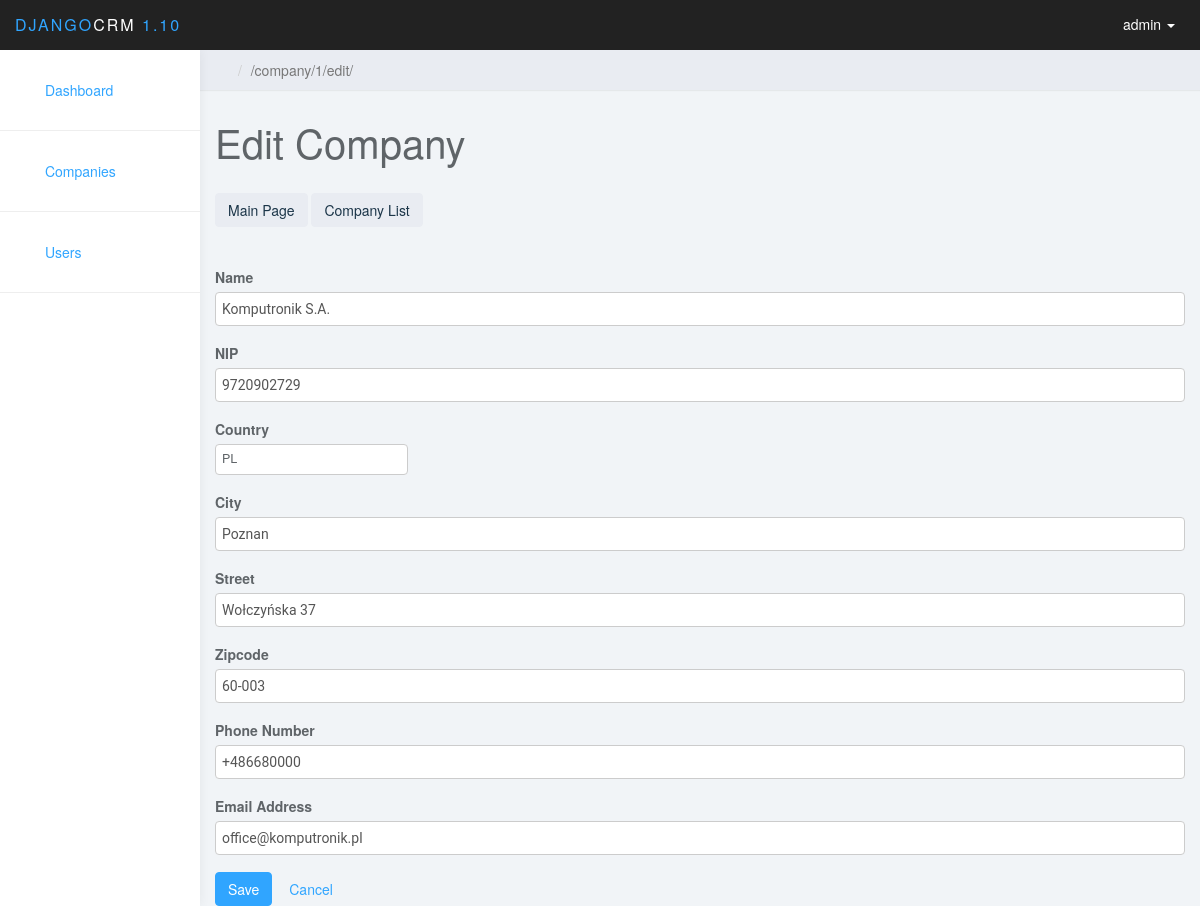
Screenshot of /company/1/edit/ (signed in) with the database file from the repository.
### company/models.py (models this page shows, shortened)
class Company(models.Model):
    name = models.CharField(max_length=100, verbose_name=_("Name"), blank=True, null=True)
    nip = models.CharField(max_length=10, verbose_name = _("NIP") , blank=True, null=True)
    country = CountryField(blank_label='(select country)')
    city = models.CharField(max_length=100, verbose_name=_("City"), blank=True, null=True)
    street = models.CharField(max_length=200, verbose_name=_("Street"), blank=True, null=True)
    zipcode = models.CharField(max_length=6, verbose_name=_("Zipcode"), blank=True, null=True)
    phone = models.CharField(max_length=20, verbose_name = _("Phone Number") , blank=True, null=True)
    email = models.EmailField(max_length=200, verbose_name = _("Email Address"), blank=True, null=True)

### company/views/company.py (the view)
# urls.py: url( r'^company/(?P<pk>[0-9]+)/edit/$', company_views.company_edit, name='company_edit'),
@permission_required('user.is_superuser', login_url='login')
def company_edit(request, pk):
    company = get_object_or_404(Company, pk=pk)
    if request.method == "POST":
        form = CompanyForm(request.POST, instance=company)
        if form.is_valid():
            company = form.save(commit=False)
            company.save()
            return redirect('company_details', pk=company.pk)
    else:
        form = CompanyForm(instance=company)
    return render(request, 'company/company_edit.html', {'form': form})

### company/forms.py (shortened to what this page needs)
class CompanyForm(forms.ModelForm):
    country = LazyTypedChoiceField(choices=countries)
    class Meta:
        model = Company
        fields = ('name', 'nip', 'country', 'city', 'street', 'zipcode', 'phone', 'email' )
        widgets = {'country': CountrySelectWidget()}
    def __init__(self, *args, **kwargs):
        super(CompanyForm, self).__init__(*args, **kwargs)

### company/templates/company/company_edit.html (shortened to what this page needs)
{% extends 'company/base.html' %}
{% block content %}
    <div class="row">
        <div class="col-lg-12">
            <h1 class="page-header">Edit Company</h1>
        </div>
    </div>
    <a href="{% url 'home' %}"><span class="btn btn-default">Main Page</span></a>
    {% if user.is_superuser %}
<a class="btn btn-default" href="{% url 'company_list' %}">Company List</a>
    {% endif %}
    <br><br>
<div class="form-edit">
    <form method="POST" class="company-form">
        {% for field in form %}
        <fieldset class="form-group">
            <label class="control-label" for="id_{{ field.name }}">{{ field.label }}</label>
            {% if field.label == 'Country' %}<br>
                {{ field }}
            {% else %}
                <input type="text" class="form-control" name="{{ field.name }}" id="id_{{ field.name }}" value="{{ field.value }}">
            {% endif %}
        </fieldset>
        {% endfor %}
        <button type="submit" class="save btn btn-primary">Save</button>
        <a class="btn btn-inverse" href="{% url 'company_list' %}">Cancel</a>
    </form>
</div>
{% endblock %}

### company/templates/company/base.html (shortened to what this page needs)
{% load staticfiles %}
<!DOCTYPE html>
<html>
<head>
     <link rel="stylesheet" href="{% static 'css/bootstrap.min.css' %}">
    <link rel="stylesheet" href="{% static 'css/bootstrap-table.css' %}">
    <link rel="stylesheet" href="{% static 'css/styles.css' %}">
    <link rel="stylesheet" href="{% static 'css/base.css' %}">
</head>
<body>
	<nav class="navbar navbar-inverse navbar-fixed-top" role="navigation">
		<div class="container-fluid">
			<div class="navbar-header">
				<a class="navbar-brand" href="{% url 'home' %}"><span>DJANGO</span>CRM<span> 1.10</span></a>
				<ul class="user-menu">
					<li class="dropdown pull-right">
						<a href="#" class="dropdown-toggle" data-toggle="dropdown"><svg class="glyph stroked male-user"><use href="#stroked-male-user"></use></svg> {{ request.user.username}} <span class="caret"></span></a>
					</li>
				</ul>
			</div>
		</div>
	</nav>
	<div id="sidebar-collapse" class="col-sm-3 col-lg-2 sidebar">
    <br>
		<ul class="nav menu">
			<li><a href="{% url 'home' %}"><svg class="glyph stroked dashboard-dial"><use href="#stroked-dashboard-dial"></use></svg> Dashboard</a></li>
            <li role="presentation" class="divider"></li>
            <li class="parent ">
				<a href="{% url 'company_list' %}">
					<span data-toggle="collapse" href="#sub-item-1"><svg class="glyph signia city"><use href="#signia-city"></use></svg></span> Companies
				</a>
			</li>
            <li role="presentation" class="divider"></li>
   {% if user.is_superuser %}
            <li class="parent ">
            <a href="{% url 'user_list' %}">
            <span data-toggle="collapse" href="#sub-item-2"><svg class="glyph offset user-male-group"><use href="#offset-user-male-group"></use></svg></span> Users
            </a>
            </li>
            <li role="presentation" class="divider"></li>
        </ul>
   {% endif %}
	</div>
	<div class="col-sm-9 col-sm-offset-3 col-lg-10 col-lg-offset-2 main">
		<div class="row">
			<ol class="breadcrumb">
				<li><a href="{% url 'home' %}"><svg class="glyph stroked home"><use href="#stroked-home"></use></svg></a></li>
				<li class="active">{{ request.path }}</li>
			</ol>
		</div>
        {% block content %}
        {% endblock %}
	</div>
</body>
</html>

### static/css/styles.css (style rules this page uses)
body { background: #f1f4f7; padding-top: 50px; color: #5f6468; }
a, a:hover, a:focus { color: #30a5ff; }
h1, h2, h3, h4, h5, h6 { color: #5f6468; }
h1 { font-weight: 300; font-size: 40px; }
.form-control { border: 1px solid #eee; box-shadow: none; }
.navbar-header .navbar-brand { color: #fff; font-size: 16px; text-transform: uppercase; font-weight: 500; letter-spacing: 2px; }
.navbar-header .navbar-brand span { color: #30a5ff; }
.btn-default, .btn-default:hover, .btn-default:focus, .btn-default:active, .btn-default.active, .open > .dropdown-toggle.btn-default, .btn-default.disabled, .btn-default[disabled], fieldset[disabled] .btn-default, .btn-default.disabled:hover, .btn-default[disabled]:hover, fieldset[disabled] .btn-default:hover, .btn-default.disabled:focus, .btn-default[disabled]:focus, fieldset[disabled] .btn-default:focus, .btn-default.disabled:active, .btn-default[disabled]:active, fieldset[disabled] .btn-default:active, .btn-default.disabled.active, .btn-default[disabled].active, fieldset[disabled] .btn-default.active { background-color: #e9ecf2; border-color: #e9ecf2; color: #1b3548; }
.btn-primary, .btn-primary:hover, .btn-primary:focus, .btn-primary:active, .btn-primary.active, .open > .dropdown-toggle.btn-primary, .btn-primary.disabled, .btn-primary[disabled], fieldset[disabled] .btn-primary, .btn-primary.disabled:hover, .btn-primary[disabled]:hover, fieldset[disabled] .btn-primary:hover, .btn-primary.disabled:focus, .btn-primary[disabled]:focus, fieldset[disabled] .btn-primary:focus, .btn-primary.disabled:active, .btn-primary[disabled]:active, fieldset[disabled] .btn-primary:active, .btn-primary.disabled.active, .btn-primary[disabled].active, fieldset[disabled] .btn-primary.active { background-color: #30a5ff; border-color: #30a5ff; }
.navbar { border: 0; }
.user-menu { display: inline-block; margin-top: 14px; margin-right: 10px; float: right; list-style: none; padding: 0; }
.user-menu a { color: #fff; }
.sidebar { display: block; background-color: #fff; padding: 0; display: none; }
@media (min-width: 768px) { .sidebar { display: block; position: fixed; top: 50px; bottom: 0; left: 0; z-index: 1000; display: block; margin: 0; padding: 0; overflow-x: hidden; overflow-y: auto; background-color: #fff; box-shadow: 1px 0px 10px rgba(0, 0, 0, .05); } }
@media (min-width: 768px) { .navbar-header { width: 100%; } }
.sidebar ul.nav li.divider { border-bottom: 1px solid #eee; margin: 20px 0; }
.breadcrumb { border-radius: 0; padding: 10px 15px; background: #e9ecf2; box-shadow: 0 1px 1px rgba(0, 0, 0, .05); margin: 0 ; }
h1.page-header { margin-top: 30px; border-bottom: 0; }
.sidebar .glyph, .user-menu .glyph { height: 16px; width: 16px; margin: 0 10px 0 0; stroke-width: 3px; }
.user-menu .glyph { stroke-width: 4px; }
.breadcrumb .glyph { height: 14px; width: 14px; margin: -2px 0 0 0; stroke-width: 4px; }

### static/css/base.css (style rules this page uses)
input, textarea, select, .form-row p, form .button { margin: 2px 0; padding: 2px 3px; vertical-align: middle; font-family: "Roboto", "Lucida Grande", Verdana, Arial, sans-serif; font-weight: normal; font-size: 13px; }
input[type=text], input[type=password], input[type=email], input[type=url], input[type=number], textarea, select, .vTextField { border: 1px solid #ccc; border-radius: 4px; padding: 5px 6px; margin-top: 0; }

### rows the page displays
Company: name "Komputronik S.A." "9720902729" "Poznan" "Wołczyńska 37" "60-003" "+486680000" "office@komputronik.pl", form "PL"

### other values shown
{{ request.user.username }} "admin"
{{ request.path }} "/company/1/edit/"
{{ field.label }} "Name" "NIP" "Country" "City" "Street" "Zipcode" "Phone Number" "Email Address"
